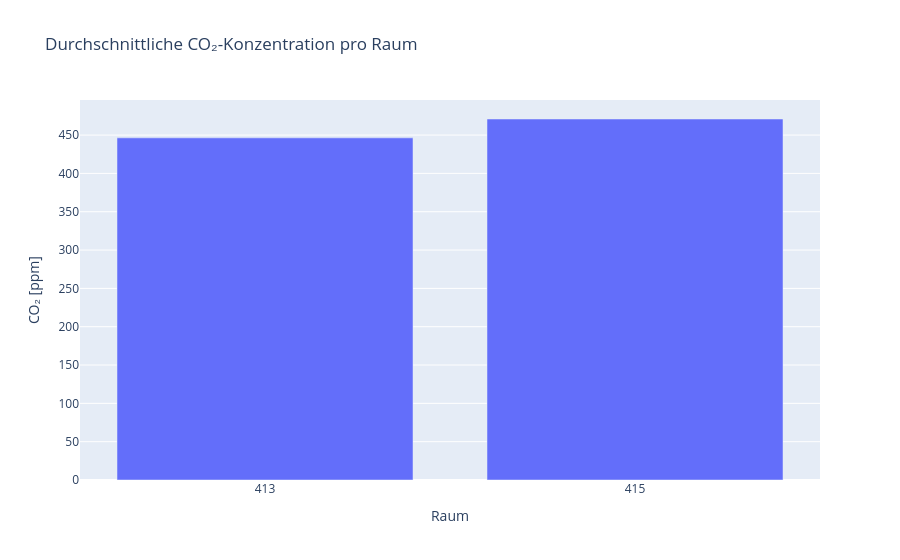

Notebook source saved alongside this figure:
### Code cell
# Dein Code hier
fig = go.Figure()
fig.add_trace(go.Bar(
    x=avg_co2_by_room.index,
    y=avg_co2_by_room.values,
))
fig.update_layout(
    title="Durchschnittliche CO₂-Konzentration pro Raum",
    xaxis_title="Raum",
    yaxis_title="CO₂ [ppm]"
)
fig.show()

### Figure 1 — Plotly figure (JSON) as saved in the notebook; plotly's stock layout.template omitted (floating-point values rounded to 4 significant figures)
{"data": [{"x": ["413", "415"], "y": [446.4, 471.0], "type": "bar"}], "layout": {"title": {"text": "Durchschnittliche CO₂-Konzentration pro Raum"}, "xaxis": {"title": {"text": "Raum"}}, "yaxis": {"title": {"text": "CO₂ [ppm]"}}}}
